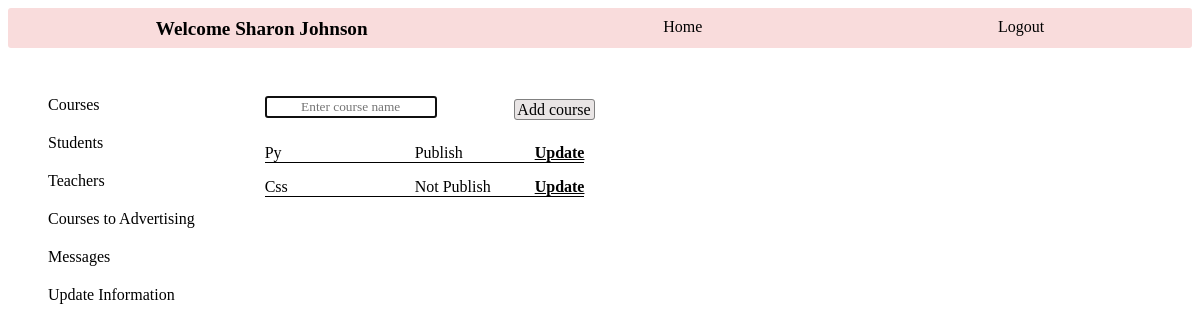
Page /advertising_courses (signed in) on the earlier database version.
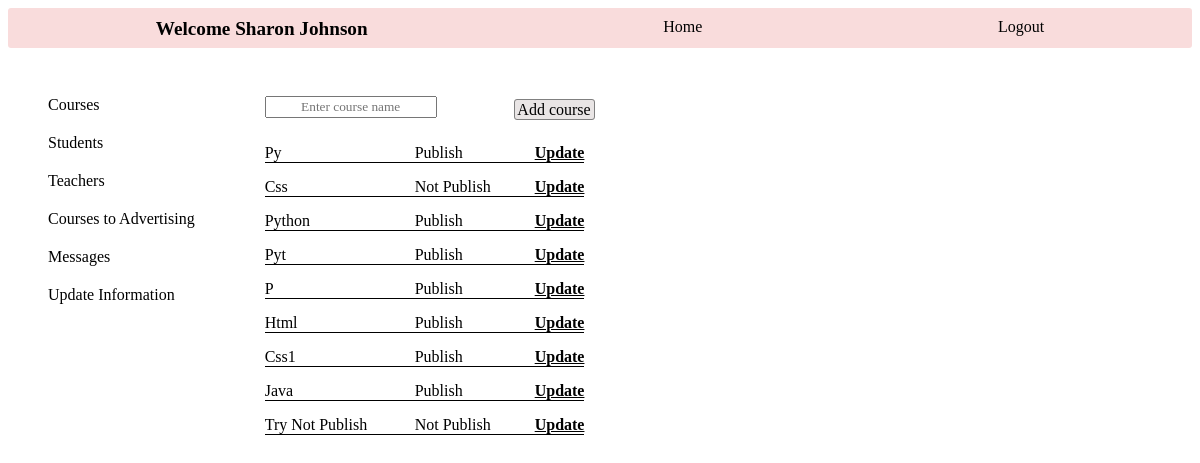
Same page on the later database version.
### tables this page shows
CREATE TABLE publish_courses (
        id INTEGER PRIMARY KEY,
        course_name TEXT,
        description TEXT DEFAULT "Still not updated",
        picture TEXT,
        status TEXT DEFAULT "publish",
        UNIQUE (course_name, picture)
    );

### app.py (the view)
@app.route('/advertising_courses')
def advertising_courses(): # shows a list of  publish courses
    log=check_log()
    info=info_user()
    jinja={}
    jinja['form5']=['create']
    courses_list=crud.read_all('publish_courses')
    if len(courses_list)==0:
        jinja['note']='No courses found'
    else:
        jinja['courses']=[]
        for course in courses_list:
            c=namedtuple('C_P',['id','name','status'])
            c.id=course[0]
            c.name=course[1].title()
            c.status=course[4].title()
            jinja['courses'].append(c)
    return render_template ('administrator.html',log=log, info=info, admin_id=session['id'], jinja=jinja)

### app.py (called while the page is built)
def check_log(): #check if user is loged in or not
    log_result={}
    if "name" in session:
        link='/logout'
        log='Logout'
        log_result['link']=link
        log_result['log']=log
        return log_result
    else:
        link='/login'
        log='Login'
        log_result['link']=link
        log_result['log']=log
        return log_result

def info_user(): # get user info
    if "role" in session:
        info={}
        if session['role']=='admin':
            info['id']=session['id']
            info['link']=f"/administrator/{session['id']}"
            info['word']='Administrator'
            info['hello']=f"Hello {crud.admin_name(session['id'])}- what do you want to do?"
        if session['role']=='teacher':
            info['id']=session['id']
            info['link']=f"/teacher_profile/{session['id']}"
            info['word']=f"Welcome {crud.teacher_name(session['id'])}"
            info['class']='user_hello'
        if session['role']=='student':
            info['id']=session['id']
            info['link']=f"/student_profile/{session['id']}"
            info['word']=f"Welcome {crud.student_name(session['id'])}"
            info['class']='user_hello'
        return info

### crud.py (called while the page is built)
def read_all(table):
    return query(f"SELECT * FROM {table}")

def read_if(column, table, value, condition):
    return query(f"SELECT {column} FROM {table} WHERE {value}='{condition}'")

def student_name(student_id):
    name=read_if('name', 'students', 'id', student_id)
    name=name[0][0]
    return name

### setup_db.py (called while the page is built)
def query(sql):
    with sqlite3.connect('students.db') as conn:
        cur=conn.cursor()
        cur.execute(sql)
        return cur.fetchall()

### templates/administrator.html (shortened to what this page needs)
{% extends "base.html" %}
{% block content %}
<div class="admin_pages">
    <div class="links">
        <div class="link"><a href="/admin_courses">Courses</a></div>
        <div class="link"><a href="/admin_students">Students</a></div>
        <div class="link"><a href="/admin_teachers">Teachers</a></div>
        <div class="link"><a href="/advertising_courses">Courses to Advertising </a></div>
        <div class="link"><a href="/show_messages">Messages</a></div>
        <div class="link"><a href="/user_info_update/{{admin_id}}">Update Information</a></div>
    </div>
    <div class="info_more_links"></div>
    {% for show_courses in jinja.form5 %}
            <div class="published_main">
                <div class="publish_options">
                    <form action="">
                        <div><input class="choose_course_publish" type="text" name="" id="search" oninput="CourseSearch(this.value)" placeholder="Enter course name" autofocus></div>
                    </form>
                    <div class="option_link">
                        <a href="/add_publish_course">Add course</a>
                    </div>
                </div>
                <div class="published_form" id="published_form">
                {% for course in jinja.courses %}
                    <div class="published_course" >
                        <div class="published_name">{{course.name}}</div>
                        <div class="published_status">{{course.status}}</div>
                        <div class="published_update"><a href="/advertising_update/{{course.id}}">Update</a></div>
                    </div>
                {% endfor %}
            </div>
        </div>
    {% endfor %}
</div>
{% endblock %}

### templates/base.html
{% include "header.html" %}
{% block content %}
{% endblock %}

### templates/header.html (shortened to what this page needs)
<!DOCTYPE html>
<html lang="en">
<head>
    <link rel="stylesheet" href="../static/style.css">
</head>
<body>
 <div class="navbar">
    <a href="{{info.link}}" class="{{info.class}}">{{info.word}}</a>
    <a href="/home">Home</a>
    <a href="{{log.link}}">{{log.log}}</a>
 </div>

### static/style.css (style rules this page uses)
input { font-family: 'Times New Roman', Times, serif; text-align: center; }
.links { display: flex; flex-direction: column; gap: 20px; margin-left: 20px; grid-column: 1; grid-row: 2; }
.link>* { text-decoration: none; color: black; }
.navbar { width: 100%; height: 40px; text-decoration: none; display: flex; justify-content: space-around; background-color: rgb(249, 220, 220); border-radius: 3px 3px 3px 3px; }
.navbar>* { text-decoration: none; color: black; height: max-content; margin-top: 10px; }
.user_hello { font-weight: bolder; font-size: larger; }
.admin_pages { display: grid; grid-template-columns: max-content max-content; grid-template-rows: max-content max-content; column-gap: 70px; row-gap: 10px; margin-left: 20px; }
.info_more_links { display: flex; gap: 5px; grid-row: 1; grid-column: 2; height: 18px; margin-left: 320px; }
.published_main { grid-row: 2; grid-column: 2; }
.publish_options { padding-bottom: 25px; display: flex; justify-content: space-between; width: 330px; }
.option_link { margin-top: 5px; }
.option_link a { color: black; text-decoration: none; margin-top: 5px; border-width: 0.5px; border-style: solid; border-radius: 3px; border-color: gray; padding: 1px 3px 1px 2px; background-color: rgb(233, 229, 229); text-align: center; }
.published_form { display: flex; flex-direction: column; gap: 15px; }
.published_course { display: flex; }
.published_name { width: 150px; border-bottom: solid; border-width: 1px; }
.published_status { width: 120px; border-bottom: solid; border-width: 1px; }
.published_update { width: max-content; border-bottom: solid; border-width: 1px; }
.published_update a { color: black; font-weight: bold; }

Differences in the rows shown:
added publish_courses: name "Python", status "Publish"
added publish_courses: name "Pyt", status "Publish"
added publish_courses: name "P", status "Publish"
added publish_courses: name "Html", status "Publish"
added publish_courses: name "Css1", status "Publish"
added publish_courses: name "Java", status "Publish"
added publish_courses: name "Try Not Publish", status "Not Publish"
